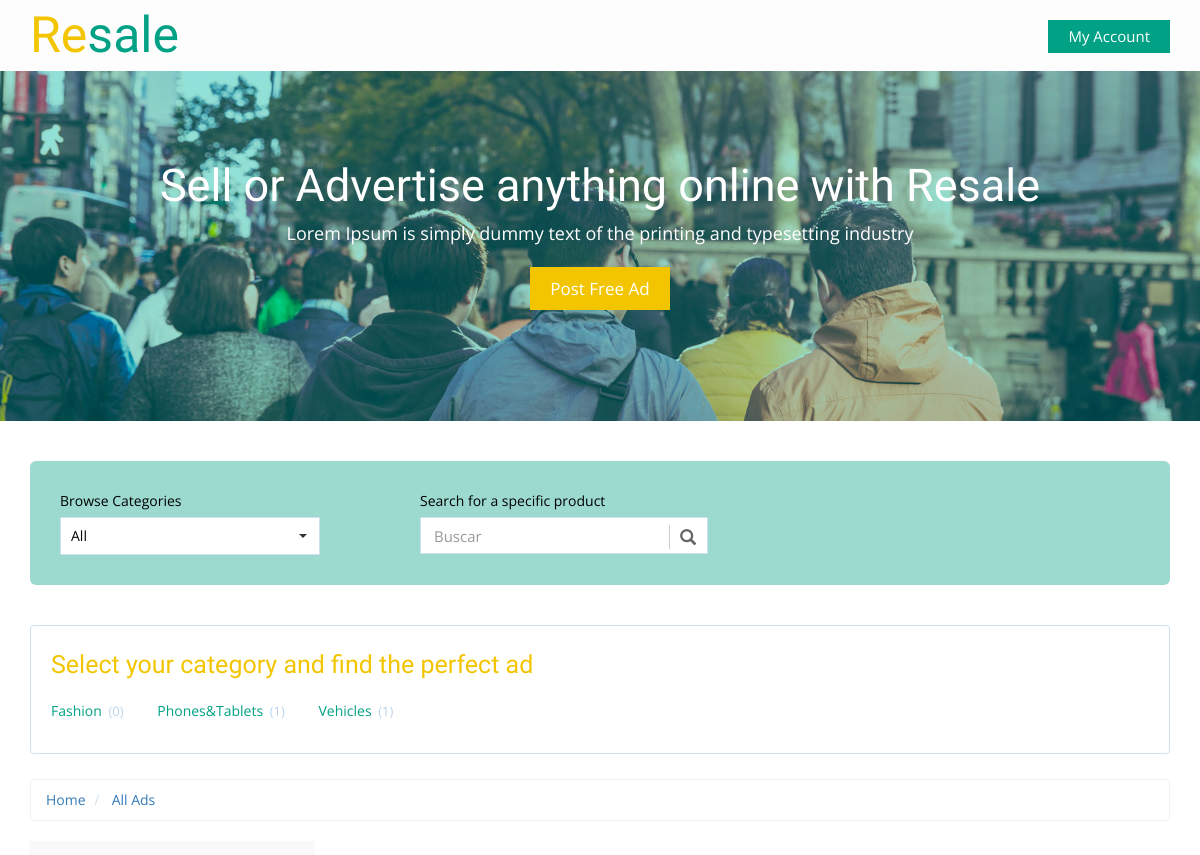
Before: /products/ (upper part) with the older database file.
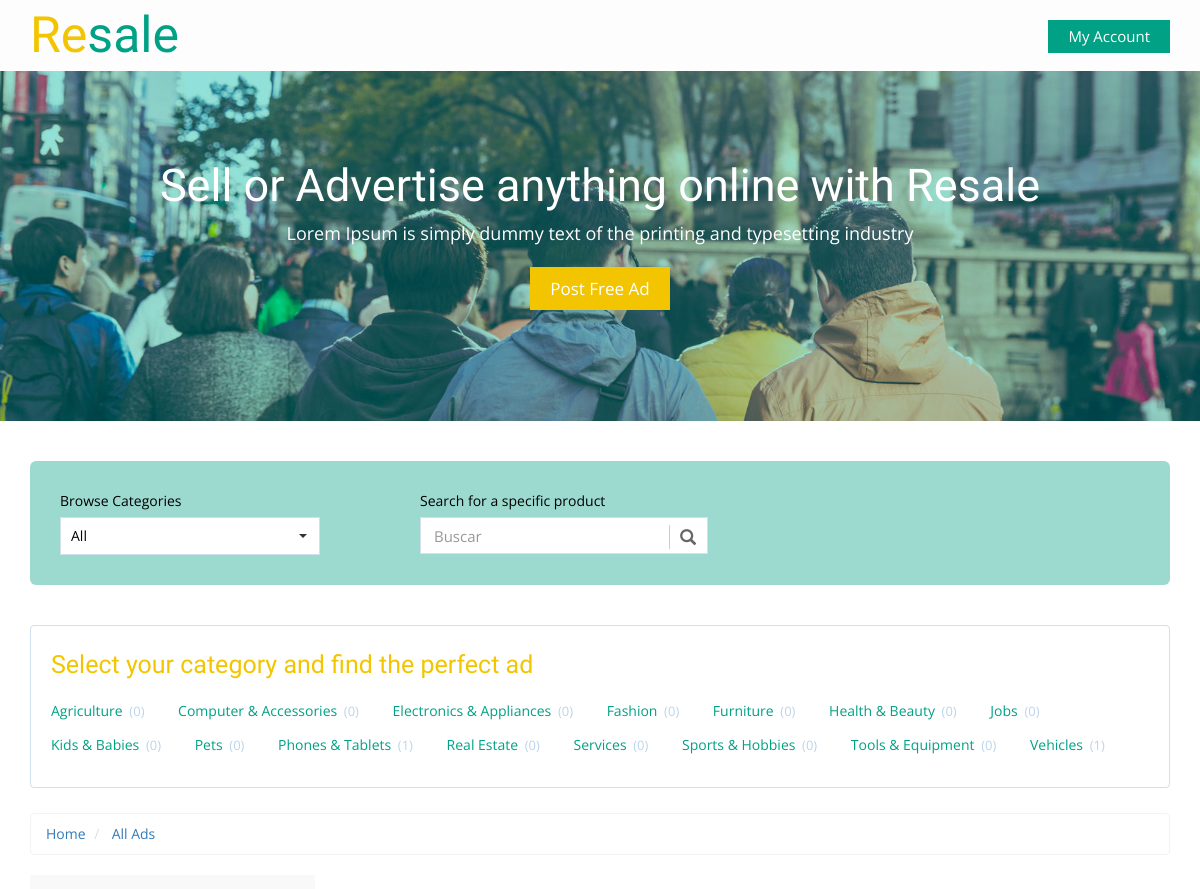
After: the same page with the newer database file.
### product/models.py (models this page shows, shortened)
class Category(models.Model):
    category_name = models.CharField(max_length=50)
    image = models.ImageField(upload_to='category/' , blank=True , null=True)
    icon = IconField()
    slug = models.SlugField(blank=True  , null=True)
    class Meta:
        verbose_name = 'category'
        verbose_name_plural = 'categories'
    def __str__(self):
        return self.category_name

### product/views.py (the view, shortened to what this page needs)
# urls.py: path('' , views.productlist , name='product_list') ,
def productlist(request , category_slug=None):
    category = None
    productlist = Product.objects.all()
    categorylist = Category.objects.annotate(total_products=Count('product'))
    if category_slug :
        category = get_object_or_404(Category ,slug=category_slug)
        productlist = productlist.filter(category=category)
    search_query = request.GET.get('q')
    paginator = Paginator(productlist, 1) # Show 25 contacts per page
    page = request.GET.get('page')
    productlist = paginator.get_page(page)
    template = 'Product/product_list.html'
    context = {'product_list' : productlist , 'category_list' : categorylist ,'category' : category }
    return render(request , template , context)

### product/models.py (called while the page is built)
    def __str__(self):
        return self.brand_name

### product/templates/Product/product_list.html (shortened to what this page needs)
{% extends 'base.html' %}
{% block body %}
	<div class="total-ads main-grid-border">
		<div class="container">
			<div class="select-box">
				<div class="browse-category ads-list">
					<label>Browse Categories</label>
					<select class="selectpicker show-tick" data-live-search="true">
					  <option data-tokens="Mobiles">All</option>
					</select>
				</div>
				<div class="search-product ads-list">
					<label>Search for a specific product</label>
					<div class="search">
						<div id="custom-search-input">
						<div class="input-group">
							<input type="text" class="form-control input-lg" placeholder="Buscar" />
							<span class="input-group-btn">
								<button class="btn btn-info btn-lg" type="button">
									<i class="glyphicon glyphicon-search"></i>
								</button>
							</span>
						</div>
					</div>
					</div>
				</div>
			</div>
			<div class="all-categories">
				<h3> Select your category and find the perfect ad</h3>
				<ul class="all-cat-list">
                    {% for category in category_list %}
					    <li><a href="{% url 'products:product_list_category' category.slug  %}">{{category}} <span class="num-of-ads">({{category.total_products}})</span></a></li>
                    {% endfor %}
				</ul>
			</div>
			<ol class="breadcrumb" style="margin-bottom: 5px;">
			  <li><a href="/">Home</a></li>
              <li class="active"> <a href="{% url 'products:product_list' %}"> All Ads </a></li>
			</ol>
			<div class="ads-grid">
				<div class="side-bar col-md-3">
				</div>
				<div class="ads-display col-md-9">
					<div class="wrapper">
				</div>
				</div>
				<div class="clearfix"></div>
			</div>
		</div>
	</div>
{% endblock body %}

Changed rows visible on the page:
added Category: category_name "Agriculture", total_products "0"
added Category: category_name "Computer & Accessories", total_products "0"
added Category: category_name "Electronics & Appliances", total_products "0"
added Category: category_name "Furniture", total_products "0"
added Category: category_name "Health & Beauty", total_products "0"
added Category: category_name "Jobs", total_products "0"
added Category: category_name "Kids & Babies", total_products "0"
added Category: category_name "Pets", total_products "0"
changed Category: category_name "Phones&Tablets" → "Phones & Tablets"
added Category: category_name "Real Estate", total_products "0"
added Category: category_name "Services", total_products "0"
added Category: category_name "Sports & Hobbies", total_products "0"
added Category: category_name "Tools & Equipment", total_products "0"
